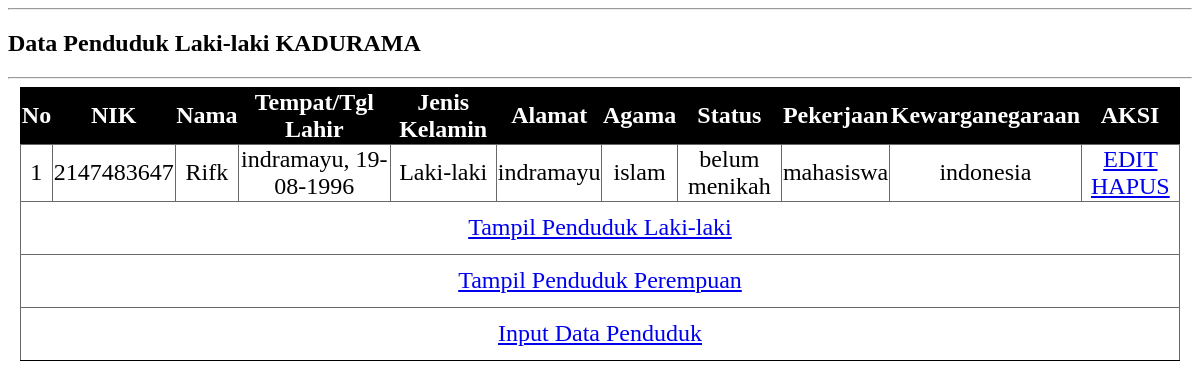
The page /penduduk_lakilaki.php on the database its author committed.
### tables this page shows
CREATE TABLE IF NOT EXISTS `penduduk` (
  `nik` int(50) NOT NULL,
  `nama` varchar(50) NOT NULL,
  `tempat` varchar(50) NOT NULL,
  `jenis_kelamin` varchar(50) NOT NULL,
  `alamat` varchar(50) NOT NULL,
  `agama` varchar(50) NOT NULL,
  `status` varchar(50) NOT NULL,
  `pekerjaan` varchar(50) NOT NULL,
  `kwrg` varchar(50) NOT NULL,
  PRIMARY KEY (`nik`),
  KEY `nik` (`nik`)
);

### penduduk_lakilaki.php (the view, shortened to what this page needs)
<!DOCTYPE html>
        <div class="row">
            <div class="box">
                <div class="col-lg-12">
                    <hr>
                    <h2 class="intro-text text-center">Data Penduduk Laki-laki
                        <strong>KADURAMA</strong>
					</h2>
                    <hr>
                </div>
					<head>
	<link href="css/table.css" rel='stylesheet' type='text/css' />
</head>
<?php
echo"<table width=98% align=center class=datatabel>";
?>
	<tr>
	<th class="th">No</th>
	<th class="th">NIK</th>
	<th class="th">Nama</th>
	<th class="th">Tempat/Tgl Lahir</th>
	<th class="th">Jenis Kelamin</th>
	<th class="th">Alamat</ths>
	<th class="th">Agama</th>
	<th class="th">Status</th>
	<th class="th">Pekerjaan</th>
	<th class="th">Kewarganegaraan</th>
	<th class="th">AKSI</th>
</tr>
<?php
	$i=0;
	$query=mysql_query("SELECT * FROM penduduk where jenis_kelamin = 'Laki-laki'");
	while ($hasil=mysql_fetch_array($query))
	{ $i++;
	echo "<tr>
			<td class=td align=center>$i</td>
			<td class=td align=center>$hasil[nik]</td>
			<td class=td align=center>$hasil[nama]</td>
			<td class=td align=center>$hasil[tempat]</td>
			<td class=td align=center>$hasil[jenis_kelamin]</td>
			<td class=td align=center>$hasil[alamat]</td>
			<td class=td align=center>$hasil[agama]</td>
			<td class=td align=center>$hasil[status]</td>
			<td class=td align=center>$hasil[pekerjaan]</td>
			<td class=td align=center>$hasil[kwrg]</td>
			<td class=td align=center><a href=edit_penduduk.php?id=$hasil[nik]>EDIT</a>
			<a href=hapus_penduduk.php?id=$hasil[nik]>HAPUS</a></td>
		  </tr>";
	}
	?>
<td colspan= "33%"  class="td" align="center"> <a href="?page=penduduk_lakilaki">Tampil Penduduk Laki-laki</a></td>
<tr>
<td colspan= "33%"  class="td" align="center"> <a href="?page=penduduk_perempuan">Tampil Penduduk Perempuan</a></td>
</tr>
<tr>
<td colspan= "33%" class="td" align="center"> <a href="?page=input_penduduk">Input Data Penduduk</center></a></td></tr>
</table>

### css/table.css (style rules this page uses)
.datatabel { border: 1px solid; border-collapse: collapse; }
.th { background-color: black; border: 1px; color: white; text-align: center; font-family: Times New Roman; font-size: 1.5em; }
.td { border: 1px solid #696969; font-family: Times New Roman; height: 50px; font-size: 1.5em; }

### rows shown on the page
penduduk: nik "2147483647", nama "Rifk", tempat "indramayu, 19-08-1996", jenis_kelamin "Laki-laki", alamat "indramayu", agama "islam", status "belum menikah", pekerjaan "mahasiswa", kwrg "indonesia"
